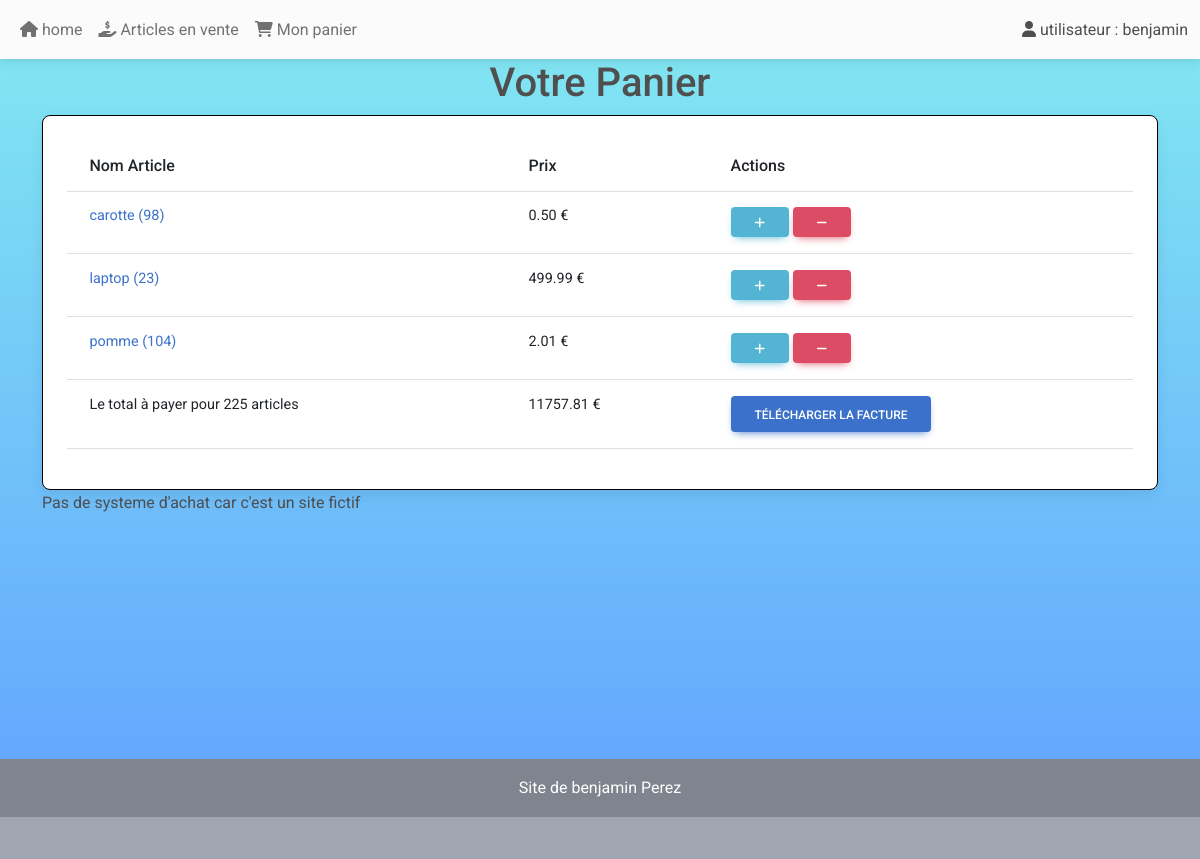
The app's page /myadmin/mon_panier/ (signed in) with its own data.
### gestion/models.py (models this page shows, shortened)
class Achat(models.Model):
    user=models.ForeignKey(User, on_delete=models.CASCADE,null=True)
    panier=models.ForeignKey("Panier", on_delete=models.CASCADE,null=True)
    article=models.ForeignKey(Article,on_delete=models.CASCADE)
    quantité_achat=models.IntegerField(default=1)
    acheté=models.BooleanField(default=False)

class Article(models.Model):
    user=models.ForeignKey(User, on_delete=models.CASCADE,null=True)
    title=models.CharField(max_length=50)
    description=models.TextField()
    image=models.ImageField(upload_to='media',null=True,blank=True)
    created_at=models.DateTimeField(auto_now_add=True)
    updated_at=models.DateTimeField(auto_now=True)
    category=models.ForeignKey(Category,on_delete=models.CASCADE)
    prix = models.DecimalField(max_digits=10, decimal_places=2)
    quantité=models.IntegerField(default=0,null=False,validators=[MinValueValidator(0)])

### app_admin/views.py (the view)
# urls.py: path('mon_panier/',panier,name='panier'),
def panier(request):
    user = request.user
    panier = Panier.objects.filter(user=user).first()
    achats = panier.achats.all() if panier else []
    context = {
        'achats': achats
    }
    return render(request, 'panier.html', context)

### app_admin/templatetags/my_filters.py (called while the page is built)
@register.filter
def total_price(achats):
    total = 0
    for achat in achats:
        total += achat.quantité_achat * achat.article.prix
    return total

@register.filter
def total_articles(achats):
    total = 0
    for achat in achats:
        total += achat.quantité_achat
    return total

### app_admin/templates/panier.html (shortened to what this page needs)
{% extends 'partials/base.html' %}
{% load my_filters %}
{% block content %}
  <div class="container">
    <h1 class="text-center">Votre Panier</h1>
    <div class="card">
      <div class="card-body">
          <table class="table table-hover">
              <thead>
                  <tr class="h6">
                      <th>
                          Nom Article
                      </th>
                      <th>
                          Prix
                      </th>
                      <th>
                          Actions
                      </th>
                  </tr>
              </thead>
              <tbody>
                  <tr>
                    {% if achats %}
                      {% for achat in achats %}
                        <tr>
                            <td><a href="{% url 'detail' achat.article.id %}" >{{ achat.article.title }} ({{ achat.quantité_achat }})</a></td>
                            <td>
                              {{ achat.article.prix }} €
                            </td>
                            <td>
                              <a href="{% url 'incrementer_achat' achat.id %}" class="btn btn-info"><i class="fas fa-plus"></i></a>
                                <a href="{% url 'decrementer_achat' achat.id %}" class="btn btn-danger"><i class="fas fa-minus"></i></a>
                            </td>
                        </tr>
                      {% endfor %}
                        <tr>
                            <td>Le total à payer pour {{ achats|total_articles }} articles</a></td>
                            <td>
                                <p> {{ achats|total_price }} €</p>
                            </td>
                            <td>
                              <a href="{% url 'generate-pdf' %}" target="_blank" class="btn btn-primary">Télécharger la facture</a>
                            </td>
                        </tr>
                    </tr>
                </tbody>
            </table>
        </div>
      </div>
      {% else %}
        <p>Votre panier est vide.</p>
      {% endif %}
      Pas de systeme d'achat car c'est un site fictif
  </div>
  {% endblock %}

### app_admin/templates/nav_admin.html (shortened to what this page needs)
<nav class="navbar navbar-expand-lg navbar-light bg-light">
    <div class="container-fluid">
      <div class="collapse navbar-collapse" id="navbarSupportedContent">
        <ul class="navbar-nav me-auto mb-2 mb-lg-0">
          <li class="nav-item">
            <a class="nav-link" href="{% url 'home' %}"><i class="fa fa-home"></i>  home</a>
          </li>
          <li class="nav-item">
            <a class="nav-link" href="{% url 'my-articles' %}"><i class="fa-solid fa-hand-holding-dollar"></i>  Articles en vente</a>
          </li>
          <li class="nav-item">
            <a class="nav-link" href="{% url 'panier' %}"><i class="fa-solid fa-cart-shopping"></i>  Mon panier</a>
          </li>
        </ul>
      </div>
      <div class="d-flex align-items-center">
        {% if user.is_authenticated %}
          <li class="nav-link">
            <span class="nav-link"><i class="fa-solid fa-user"></i>  utilisateur  :  {{user.username}} </span>
           </li>
           {% endif %}
        </div>
      </div>
  </nav>

### static/app_admin.css (style rules this page uses)
body { background: linear-gradient(#83EAF1,#63A4FF) !important; }
.card { border: solid 1px black !important; }

### records on screen
Achat: article "carotte", quantité_achat "98", article.prix "0.50", quantité_achat.quantité_achat "225", quantité_achat+article "11757.81"
Achat: article "laptop", quantité_achat "23", article.prix "499.99"
Achat: article "pomme", quantité_achat "104", article.prix "2.01"

### other values on screen
{{ user.username }} "benjamin"
